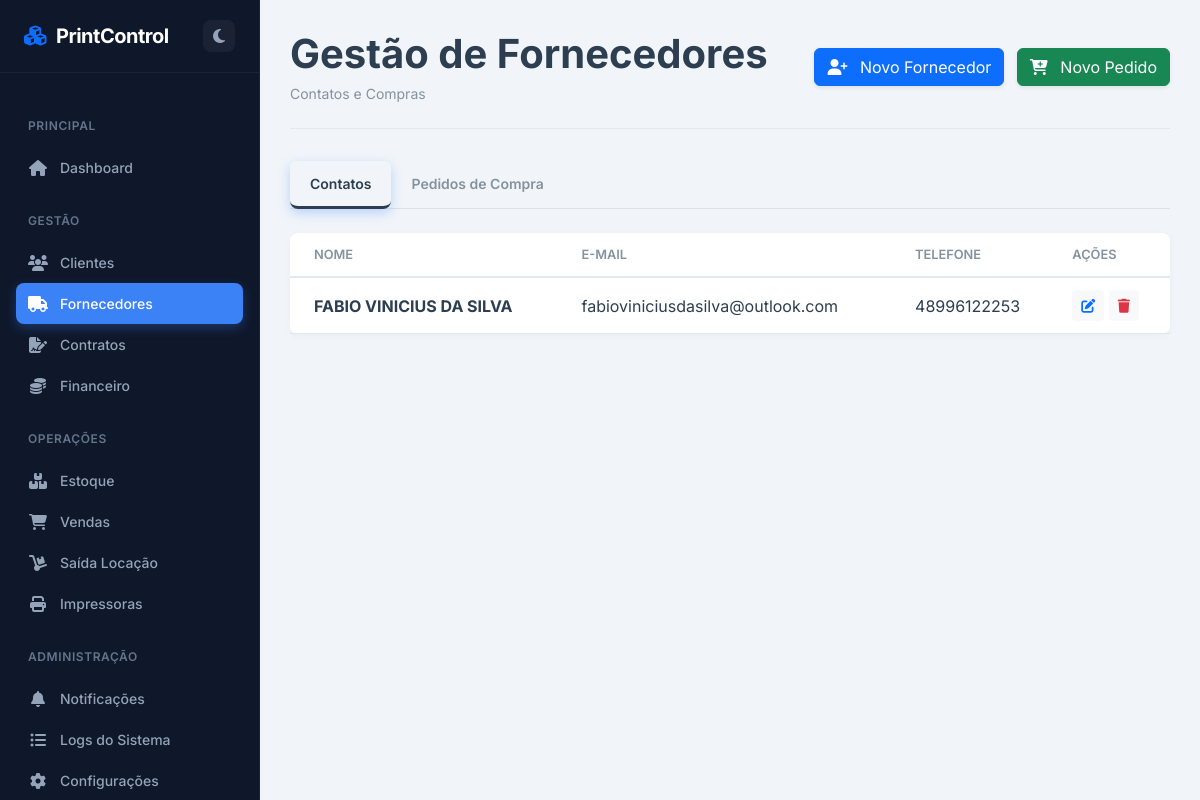
/fornecedores, run on an earlier commit of the app's database.
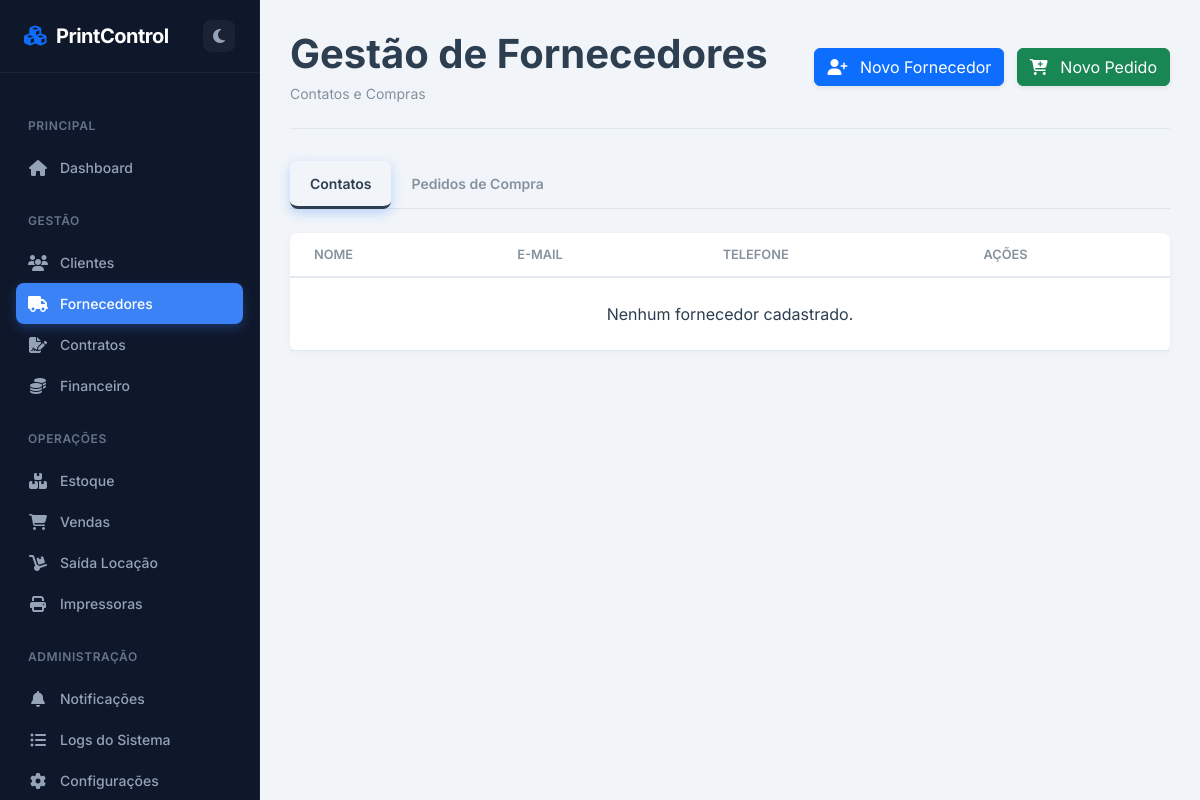
And on a later commit of the database.
### app.py (models this page shows)
class Fornecedor(db.Model):
    id = db.Column(db.Integer, primary_key=True)
    nome = db.Column(db.String(100), nullable=False)
    email = db.Column(db.String(100))
    telefone = db.Column(db.String(50))
    observacao = db.Column(db.Text)
    pedidos = db.relationship('PedidoCompra', backref='fornecedor', cascade="all, delete-orphan")

### app.py (the view)
@app.route('/fornecedores')
def fornecedores():
    active_tab = request.args.get('tab', 'contatos')
    fornecedores_lista = Fornecedor.query.order_by(Fornecedor.nome).all()
    produtos_lista = Produto.query.order_by(Produto.nome).all()
    pedidos_lista = PedidoCompra.query.order_by(PedidoCompra.data_emissao.desc()).all()
    return render_template('fornecedores.html', fornecedores=fornecedores_lista, produtos=produtos_lista, pedidos=pedidos_lista, hoje=datetime.now(), active_tab=active_tab)

### app.py (called while the page is built)
@app.context_processor
def utility_processor():
    try:
        config = Configuracao.query.first()
        if not config:
            config = Configuracao()
            db.session.add(config)
            db.session.commit()
        return dict(hoje=datetime.now(), config=config)
    except: return dict(hoje=datetime.now(), config=None)

### templates/fornecedores.html (shortened to what this page needs)
{% extends "base.html" %}
{% block content %}
<div id="fornecedores-page" class="page-content active">
    <div class="page-header">
        <div class="d-flex justify-content-between align-items-center">
            <div>
                <h1 class="page-title">Gestão de Fornecedores</h1>
                <p class="text-muted small mb-0">Contatos e Compras</p>
            </div>
            <div>
                <button class="btn btn-primary btn-action shadow-sm me-2" onclick="abrirModalFornecedor()">
                    <i class="fas fa-user-plus me-2"></i> Novo Fornecedor
                </button>
                <button class="btn btn-success btn-action shadow-sm" onclick="abrirModalPedido()">
                    <i class="fas fa-cart-plus me-2"></i> Novo Pedido
                </button>
            </div>
        </div>
    </div>
    <ul class="nav nav-tabs mb-4" id="fornecedorTabs" role="tablist">
        <li class="nav-item">
            <button class="nav-link {% if active_tab == 'contatos' %}active{% endif %}" data-bs-toggle="tab" data-bs-target="#tab-contatos">Contatos</button>
        </li>
        <li class="nav-item">
            <button class="nav-link {% if active_tab == 'pedidos' %}active{% endif %}" data-bs-toggle="tab" data-bs-target="#tab-pedidos">Pedidos de Compra</button>
        </li>
    </ul>
    <div class="tab-content">
        <div class="tab-pane fade {% if active_tab == 'contatos' %}show active{% endif %}" id="tab-contatos">
            <div class="card card-table-clean">
                <div class="card-body p-0">
                    <div class="table-responsive">
                        <table class="table table-hover mb-0 align-middle">
                            <thead><tr><th class="ps-4">NOME</th><th>E-MAIL</th><th>TELEFONE</th><th>AÇÕES</th></tr></thead>
                            <tbody>
                                {% for f in fornecedores %}
                                <tr>
                                    <td class="ps-4 fw-bold">{{ f.nome }}</td>
                                    <td class="text-muted">{{ f.email }}</td>
                                    <td class="text-muted">{{ f.telefone }}</td>
                                    <td>
                                        <button class="btn btn-sm btn-light text-primary" onclick="editarFornecedor('{{ f.id }}', '{{ f.nome }}', '{{ f.email }}', '{{ f.telefone }}', `{{ f.observacao }}`)" title="Editar"><i class="fas fa-edit"></i></button>
                                        <a href="{{ url_for('excluir_fornecedor', id=f.id) }}" class="btn btn-sm btn-light text-danger" onclick="return confirm('Excluir este fornecedor?')" title="Excluir"><i class="fas fa-trash"></i></a>
                                    </td>
                                </tr>
                                {% else %}
                                <tr><td colspan="4" class="text-center p-4 text-muted">Nenhum fornecedor cadastrado.</td></tr>
                                {% endfor %}
                            </tbody>
                        </table>
                    </div>
                </div>
            </div>
        </div>
    </div>
</div>
{% endblock %}

What changed in the data, as far as the page shows it:
removed Fornecedor: nome "FABIO VINICIUS DA SILVA", email "fabioviniciusdasilva@outlook.com", telefone "48996122253"
Also different on the page:
text now shown: "Nenhum fornecedor cadastrado."
